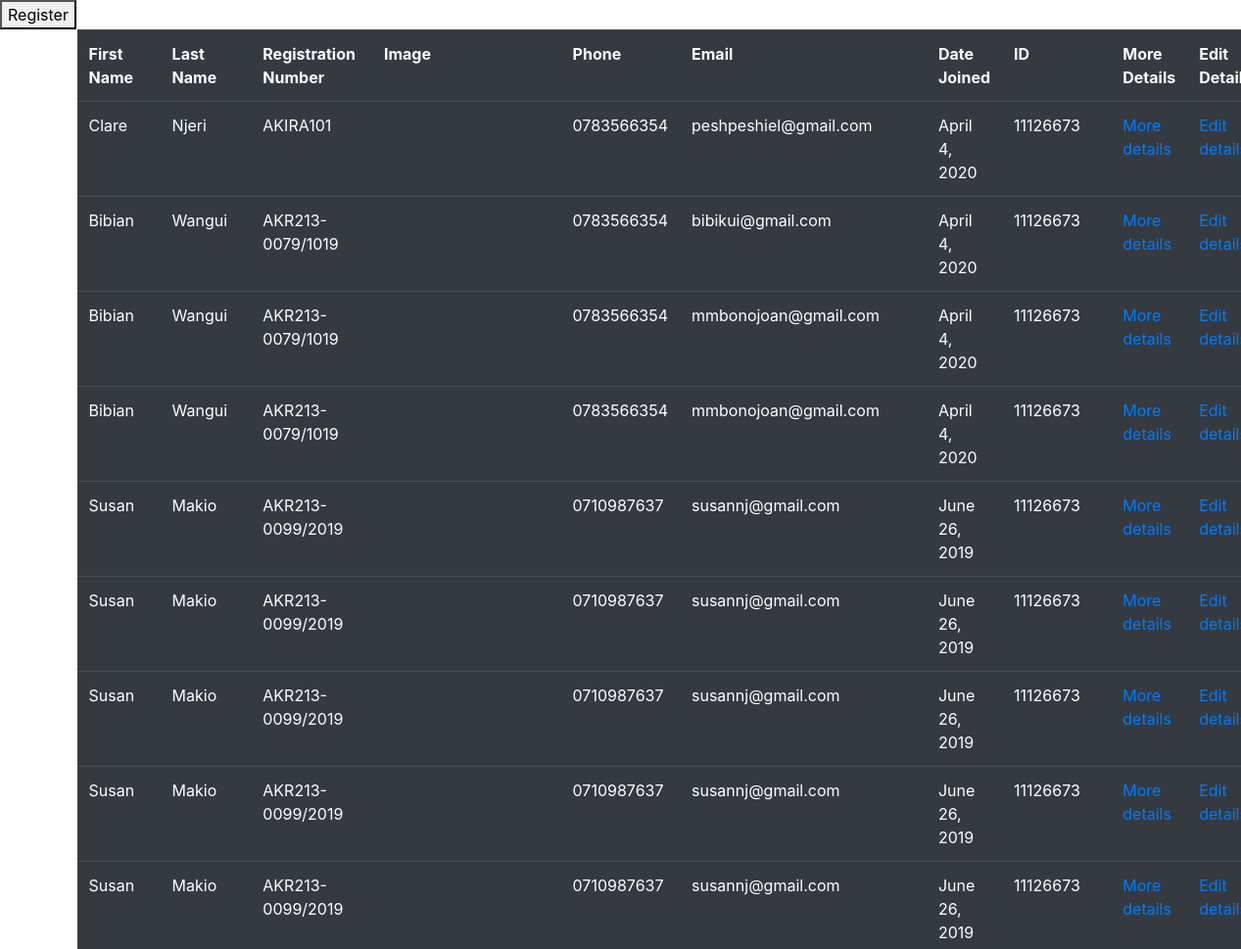
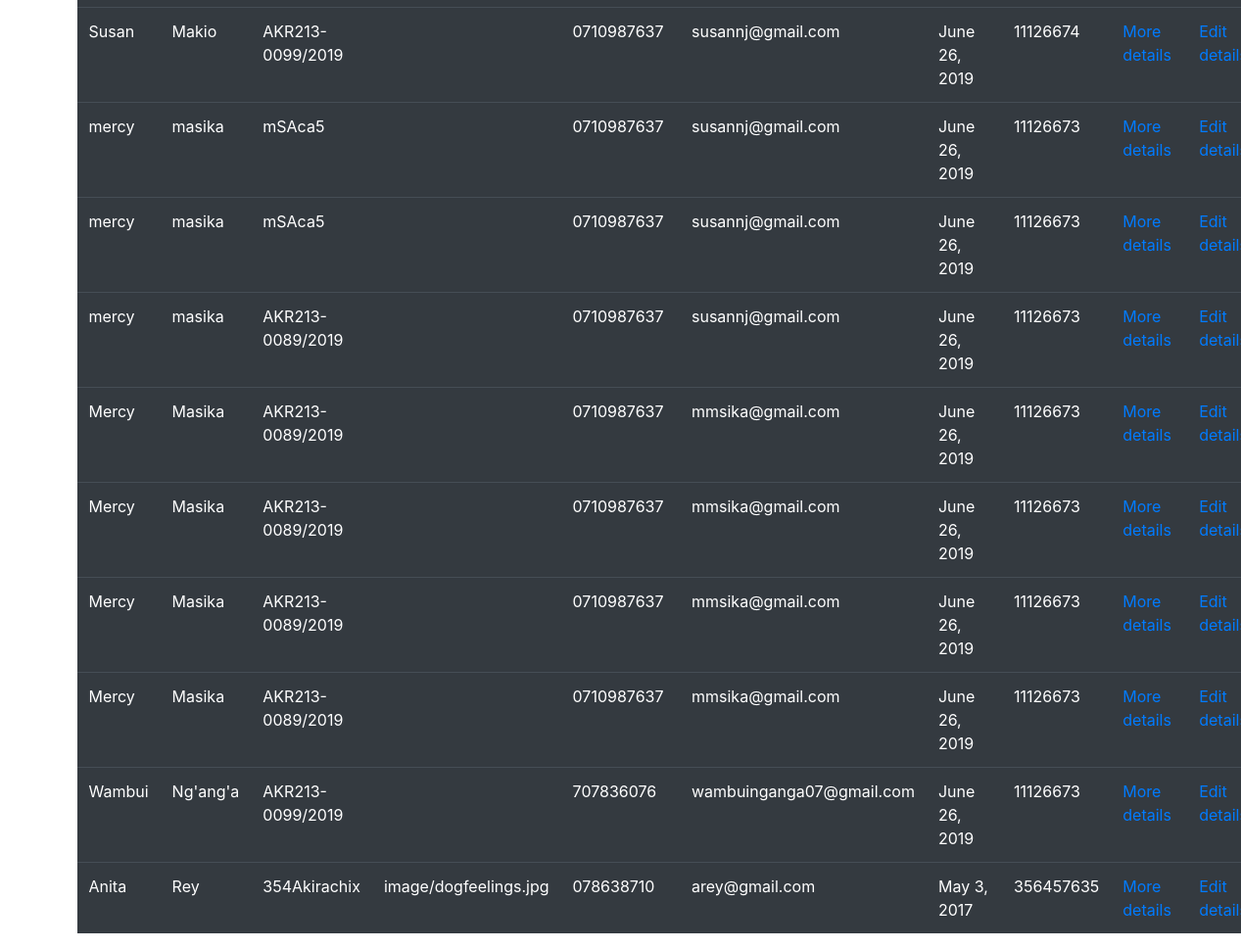
The page /student/list/ on the database its author committed (2 pictures, top to bottom).
### student/models.py (models this page shows, shortened)
class Student(models.Model):
	first_name=models.CharField(max_length=50)
	last_name=models.CharField(max_length=50)
	date_of_birth=models.DateField()
	registration_number=models.CharField(max_length=50)
	place_of_residence=models.CharField(max_length=50)
	phone_number=models.CharField(max_length=50)
	email=models.EmailField(max_length=50)
	guardian_phone=models.CharField(max_length=50)
	id_number=models.IntegerField()
	date_joined=models.DateField()
	courses=models.ManyToManyField(Course)
	image=models.ImageField(upload_to="student_image",blank=True)

### student/views.py (the view)
# urls.py: path("list/", list_students,name="list_student"),
def list_students(request):
	students=Student.objects.all()
	return render(request, "list_students.html",{"students":students})

### student/templates/list_students.html (shortened to what this page needs)
<!DOCTYPE html>
<html>
<head>
	  <link rel="stylesheet" href="https://maxcdn.bootstrapcdn.com/bootstrap/4.3.1/css/bootstrap.min.css">
</head>
<body>
	<a href="/student/add/"><button>Register</button></a>
	<div class="container">
	  <table class="table table-dark table-hover">
		<tr>
			<th>First Name</th>
			<th>Last Name</th>
			<th>Registration Number</th>
			<th>Image</th>
			<th>Phone</th>
			<th>Email</th>
			<th>Date Joined</th>
			<th>ID</th>
			<th>More Details</th>
			<th>Edit Details</th>
			{% for student in students%}
			<tr>
				<td>{{student.first_name}}</td>
				<td>{{student.last_name}}</td>
				<td>{{student.registration_number}}</td>
				<td>{{student.image}}</td>
				<td>{{student.phone_number}}</td>
				<td>{{student.email}}</td>
				<td>{{student.date_joined}}</td>
				<td>{{student.id_number}}</td>
				<td><a href="/student/detail/{{student.pk}}/">More details</a></td>
				<td><a href="/student/edit/{{student.pk}}/">Edit details</a></td>
			</tr>
		{%endfor%}
	</div>
</body>
</html>

### rows shown on the page
Student: first_name "Clare", last_name "Njeri", registration_number "AKIRA101", phone_number "0783566354", email "peshpeshiel@gmail.com", date_joined "April 4, 2020", id_number "11126673"
Student: first_name "Bibian", last_name "Wangui", registration_number "AKR213-0079/1019", phone_number "0783566354", email "bibikui@gmail.com", date_joined "April 4, 2020", id_number "11126673"
Student: first_name "Bibian", last_name "Wangui", registration_number "AKR213-0079/1019", phone_number "0783566354", email "mmbonojoan@gmail.com", date_joined "April 4, 2020", id_number "11126673"
Student: first_name "Bibian", last_name "Wangui", registration_number "AKR213-0079/1019", phone_number "0783566354", email "mmbonojoan@gmail.com", date_joined "April 4, 2020", id_number "11126673"
Student: first_name "Susan", last_name "Makio", registration_number "AKR213-0099/2019", phone_number "0710987637", email "susannj@gmail.com", date_joined "June 26, 2019", id_number "11126673"
Student: first_name "Susan", last_name "Makio", registration_number "AKR213-0099/2019", phone_number "0710987637", email "susannj@gmail.com", date_joined "June 26, 2019", id_number "11126673"
Student: first_name "Susan", last_name "Makio", registration_number "AKR213-0099/2019", phone_number "0710987637", email "susannj@gmail.com", date_joined "June 26, 2019", id_number "11126673"
Student: first_name "Susan", last_name "Makio", registration_number "AKR213-0099/2019", phone_number "0710987637", email "susannj@gmail.com", date_joined "June 26, 2019", id_number "11126673"
Student: first_name "Susan", last_name "Makio", registration_number "AKR213-0099/2019", phone_number "0710987637", email "susannj@gmail.com", date_joined "June 26, 2019", id_number "11126673"
Student: first_name "Susan", last_name "Makio", registration_number "AKR213-0099/2019", phone_number "0710987637", email "susannj@gmail.com", date_joined "June 26, 2019", id_number "11126674"
Student: first_name "mercy", last_name "masika", registration_number "mSAca5", phone_number "0710987637", email "susannj@gmail.com", date_joined "June 26, 2019", id_number "11126673"
Student: first_name "mercy", last_name "masika", registration_number "mSAca5", phone_number "0710987637", email "susannj@gmail.com", date_joined "June 26, 2019", id_number "11126673"
Student: first_name "mercy", last_name "masika", registration_number "AKR213-0089/2019", phone_number "0710987637", email "susannj@gmail.com", date_joined "June 26, 2019", id_number "11126673"
Student: first_name "Mercy", last_name "Masika", registration_number "AKR213-0089/2019", phone_number "0710987637", email "mmsika@gmail.com", date_joined "June 26, 2019", id_number "11126673"
Student: first_name "Mercy", last_name "Masika", registration_number "AKR213-0089/2019", phone_number "0710987637", email "mmsika@gmail.com", date_joined "June 26, 2019", id_number "11126673"
Student: first_name "Mercy", last_name "Masika", registration_number "AKR213-0089/2019", phone_number "0710987637", email "mmsika@gmail.com", date_joined "June 26, 2019", id_number "11126673"
Student: first_name "Mercy", last_name "Masika", registration_number "AKR213-0089/2019", phone_number "0710987637", email "mmsika@gmail.com", date_joined "June 26, 2019", id_number "11126673"
Student: first_name "Wambui", last_name "Ng'ang'a", registration_number "AKR213-0099/2019", phone_number "707836076", email "wambuinganga07@gmail.com", date_joined "June 26, 2019", id_number "11126673"
Student: first_name "Anita", last_name "Rey", registration_number "354Akirachix", image "image/dogfeelings.jpg", phone_number "078638710", email "arey@gmail.com", date_joined "May 3, 2017", id_number "356457635"
